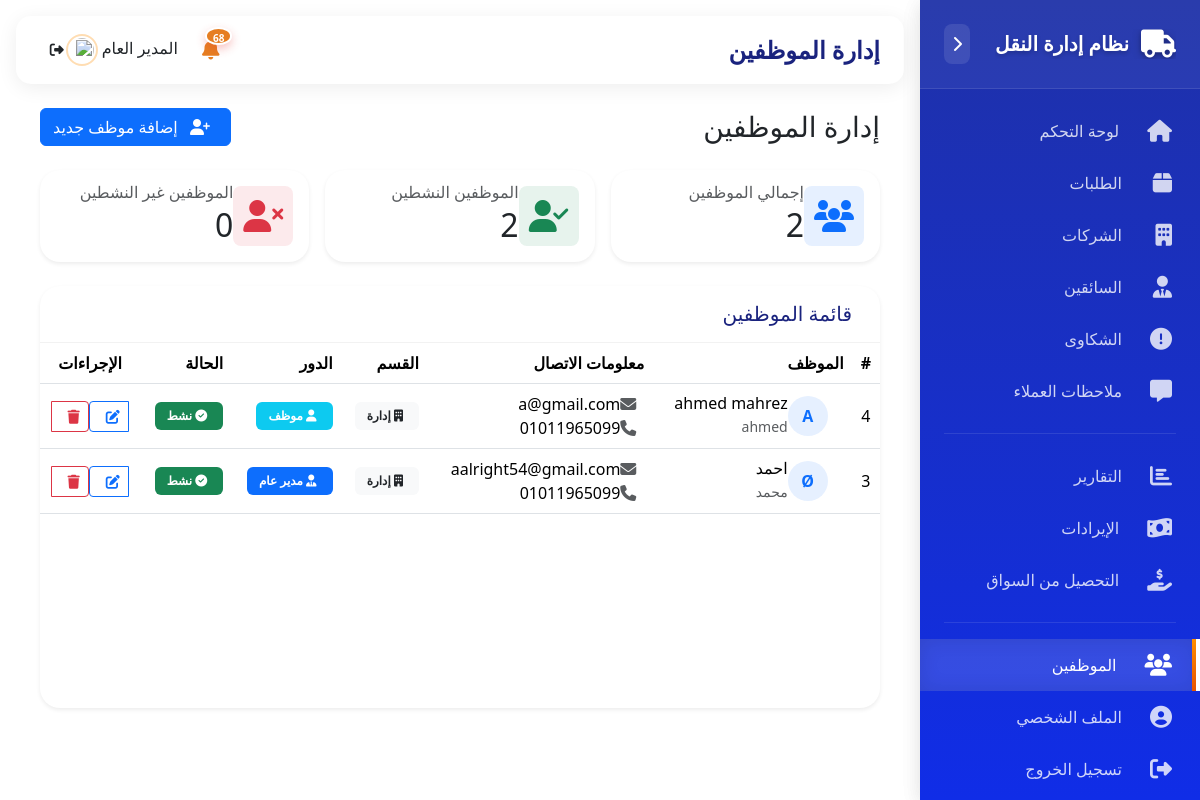
/admin/employees.php (signed in), run on the app's committed database.
### tables this page shows
CREATE TABLE `employees` (
  `id` int(11) NOT NULL,
  `username` varchar(50) NOT NULL,
  `password` varchar(255) NOT NULL,
  `full_name` varchar(100) NOT NULL,
  `email` varchar(100) NOT NULL,
  `phone` varchar(20) DEFAULT NULL,
  `department` varchar(50) NOT NULL,
  `role` enum('مدير_عام', 'موظف') NOT NULL,
  `status` enum('active', 'inactive') DEFAULT 'active',
  `created_at` timestamp NOT NULL DEFAULT current_timestamp(),
  `updated_at` timestamp NOT NULL DEFAULT current_timestamp() ON UPDATE current_timestamp()
);

### admin/employees.php (the view, shortened to what this page needs)
<?php
include '../includes/header.php';
?>
<div class="container-fluid p-0">
    <div class="row g-0">
        <?php include '../includes/sidebar.php'; ?>
        <main class="col ms-sm-auto px-4">
            <div class="d-flex justify-content-between align-items-center mb-4">
                <div>
                    <h1 class="h3 mb-0">إدارة الموظفين</h1>
                </div>
                <button type="button" class="btn btn-primary" data-bs-toggle="modal" data-bs-target="#addEmployeeModal">
                    <i class="fas fa-user-plus me-2"></i>
                    إضافة موظف جديد
                </button>
            </div>
            <div class="row g-3 mb-4">
                <?php
                $stmt = $conn->query("SELECT COUNT(*) as total FROM employees");
                $total = $stmt->fetch()['total'];
                $stmt = $conn->query("SELECT COUNT(*) as active FROM employees WHERE status = 'active'");
                $active = $stmt->fetch()['active'];
                $stmt = $conn->query("SELECT COUNT(*) as inactive FROM employees WHERE status = 'inactive'");
                $inactive = $stmt->fetch()['inactive'];
                ?>
                <div class="col-md-4">
                    <div class="card border-0 shadow-sm h-100">
                        <div class="card-body">
                            <div class="d-flex align-items-center">
                                <div class="flex-shrink-0">
                                    <div class="stats-icon bg-primary bg-opacity-10 text-primary rounded-3 p-3">
                                        <i class="fas fa-users fa-2x"></i>
                                    </div>
                                </div>
                                <div class="ms-3">
                                    <h6 class="card-subtitle text-muted mb-1">إجمالي الموظفين</h6>
                                    <h2 class="card-title mb-0"><?php echo $total; ?></h2>
                                </div>
                            </div>
                        </div>
                    </div>
                </div>
                <div class="col-md-4">
                    <div class="card border-0 shadow-sm h-100">
                        <div class="card-body">
                            <div class="d-flex align-items-center">
                                <div class="flex-shrink-0">
                                    <div class="stats-icon bg-success bg-opacity-10 text-success rounded-3 p-3">
                                        <i class="fas fa-user-check fa-2x"></i>
                                    </div>
                                </div>
                                <div class="ms-3">
                                    <h6 class="card-subtitle text-muted mb-1">الموظفين النشطين</h6>
                                    <h2 class="card-title mb-0"><?php echo $active; ?></h2>
                                </div>
                            </div>
                        </div>
                    </div>
                </div>
                <div class="col-md-4">
                    <div class="card border-0 shadow-sm h-100">
                        <div class="card-body">
                            <div class="d-flex align-items-center">
                                <div class="flex-shrink-0">
                                    <div class="stats-icon bg-danger bg-opacity-10 text-danger rounded-3 p-3">
                                        <i class="fas fa-user-times fa-2x"></i>
                                    </div>
                                </div>
                                <div class="ms-3">
                                    <h6 class="card-subtitle text-muted mb-1">الموظفين غير النشطين</h6>
                                    <h2 class="card-title mb-0"><?php echo $inactive; ?></h2>
                                </div>
                            </div>
                        </div>
                    </div>
                </div>
            </div>
            <div class="card border-0 shadow-sm">
                <div class="card-header bg-transparent py-3">
                    <h5 class="card-title mb-0">قائمة الموظفين</h5>
                </div>
                <div class="card-body p-0">
                    <div class="table-responsive">
                        <table class="table table-hover align-middle mb-0">
                            <thead class="bg-light">
                                <tr>
                                    <th class="text-center">#</th>
                                    <th>الموظف</th>
                                    <th>معلومات الاتصال</th>
                                    <th>القسم</th>
                                    <th>الدور</th>
                                    <th>الحالة</th>
                                    <th class="text-center">الإجراءات</th>
                                </tr>
                            </thead>
                            <tbody>
                                <?php
                                $stmt = $conn->query("SELECT * FROM employees ORDER BY role DESC, id ASC");
                                while ($employee = $stmt->fetch()) {
                                    echo "<tr>";
                                    echo "<td class='text-center'>{$employee['id']}</td>";
                                    echo "<td>
                                            <div class='d-flex align-items-center'>
                                                <div class='avatar-circle bg-primary bg-opacity-10 text-primary me-3'>
                                                    " . strtoupper(substr($employee['full_name'], 0, 1)) . "
                                                </div>
                                                <div>
                                                    <h6 class='mb-0'>{$employee['full_name']}</h6>
                                                    <small class='text-muted'>{$employee['username']}</small>
                                                </div>
                                            </div>
                                          </td>";
                                    echo "<td>
                                            <div>
                                                <div><i class='fas fa-envelope text-muted me-2'></i>{$employee['email']}</div>
                                                <div><i class='fas fa-phone text-muted me-2'></i>" . ($employee['phone'] ?: '-') . "</div>
                                            </div>
                                          </td>";
                                    echo "<td>
                                            <span class='badge bg-light text-dark'>
                                                <i class='fas fa-building me-1'></i>
                                                {$employee['department']}
                                            </span>
                                          </td>";
                                    echo "<td>
                                            <span class='badge " . ($employee['role'] === 'مدير_عام' ? 'bg-primary' : ($employee['role'] === 'super_admin' ? 'bg-dark' : 'bg-info')) . "'>
                                                <i class='fas " . ($employee['role'] === 'مدير_عام' ? 'fa-user-tie' : ($employee['role'] === 'super_admin' ? 'fa-user-shield' : 'fa-user')) . " me-1'></i>
                                                " . ($employee['role'] === 'مدير_عام' ? 'مدير عام' : ($employee['role'] === 'super_admin' ? 'مدير النظام' : 'موظف')) . "
                                            </span>
                                          </td>";
                                    echo "<td>
                                            <span class='badge " . ($employee['status'] === 'active' ? 'bg-success' : 'bg-danger') . "'>
                                                <i class='fas " . ($employee['status'] === 'active' ? 'fa-check-circle' : 'fa-times-circle') . " me-1'></i>
                                                " . ($employee['status'] === 'active' ? 'نشط' : 'غير نشط') . "
                                            </span>
                                          </td>";
                                    echo "<td class='text-center'>";
                                    if ($_SESSION['admin_id'] === $employee['id'] ||
                                        $_SESSION['admin_role'] === 'super_admin' ||
                                        $_SESSION['admin_role'] === 'مدير_عام') {
                                        echo "<div class='btn-group'>";
                                        echo "<a href='edit_employee.php?id={$employee['id']}' class='btn btn-sm btn-outline-primary' title='تعديل'>
                                                <i class='fas fa-edit'></i>
                                              </a>";
                                        if (($_SESSION['admin_role'] === 'super_admin' && $employee['role'] !== 'super_admin') ||
                                            ($_SESSION['admin_role'] === 'مدير_عام' && $employee['role'] === 'موظف')) {
                                            echo "<button type='button' class='btn btn-sm btn-outline-danger' onclick='confirmDelete({$employee['id']})' title='حذف'>
                                                    <i class='fas fa-trash'></i>
                                                  </button>";
                                        }
                                        echo "</div>";
                                    }
                                    echo "</td>";
                                    echo "</tr>";
                                }
                                ?>
                            </tbody>
                        </table>
                    </div>
                </div>
            </div>
        </main>
    </div>
</div>
<?php include '../includes/footer.php'; ?>

### assets/css/dashboard.css (style rules this page uses)
:root { --primary-gradient: linear-gradient(150deg, #ff8f00 0%, #e65100 100%); --secondary-gradient: linear-gradient(150deg, #ffa726 0%, #fb8c00 100%); --success-gradient: linear-gradient(150deg, #43a047 0%, #2e7d32 100%); --dark-gradient: linear-gradient(150deg, #1a237e 0%, #0d47a1 100%); --danger-gradient: linear-gradient(150deg, #e53935 0%, #c62828 100%); --sidebar-width: 280px; --sidebar-collapsed-width: 70px; --header-height: 60px; --card-shadow: 0 4px 20px rgba(0,0,0,0.07); --hover-shadow: 0 8px 30px rgba(0,0,0,0.15); }
body { background-color: #f3f6fd; font-family: system-ui, -apple-system, "Segoe UI", Roboto, "Helvetica Neue", Arial, sans-serif; min-height: 100vh; position: relative; display: flex; }
.card { border: none; border-radius: 20px; box-shadow: var(--card-shadow); transition: all 0.3s cubic-bezier(0.4, 0, 0.2, 1); overflow: hidden; height: 100%; background: white; }
.card-header { background: white; border-bottom: 1px solid rgba(0,0,0,0.05); padding: 1.25rem 1.75rem; font-weight: 600; color: #1a237e; display: flex; align-items: center; gap: 0.875rem; }

### assets/css/responsive.css (style rules this page uses)
* { -webkit-tap-highlight-color: transparent; }
.table-responsive { width: 100%; margin-bottom: 1rem; overflow-x: auto; -webkit-overflow-scrolling: touch; touch-action: pan-x; pointer-events: auto; }

### includes/header.php (style rules this page uses)
body { overflow-x: hidden !important; }

### admin/employees.php (style rules this page uses)
.avatar-circle { width: 40px; height: 40px; border-radius: 50%; display: flex; align-items: center; justify-content: center; font-weight: bold; }
.stats-icon { width: 60px; height: 60px; display: flex; align-items: center; justify-content: center; }
.table th { font-weight: 600; }
.badge { padding: 0.5rem 0.75rem; }

### data on the page
employees: id "4", full_name "A", full_name "ahmed mahrez", username "ahmed", email "a@gmail.com", phone "01011965099", department "إدارة", role "موظف", status "نشط"
employees: id "3", full_name "Ø", full_name "احمد", username "محمد", email "aalright54@gmail.com", phone "01011965099", department "إدارة", role "مدير عام", status "نشط"

### other printed values
$unread_notifications "68"
$_SESSION['admin_username'] "المدير العام"
$total "2"
$active "2"
$inactive "0"
